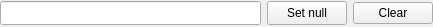
<?xml version="1.0" encoding="UTF-8"?>
<ui version="4.0">
 <class>TextValueInput</class>
 <widget class="QWidget" name="TextValueInput">
  <property name="geometry">
   <rect>
    <x>0</x>
    <y>0</y>
    <width>433</width>
    <height>27</height>
   </rect>
  </property>
  <property name="windowTitle">
   <string>Form</string>
  </property>
  <layout class="QHBoxLayout" name="horizontalLayout">
   <property name="leftMargin">
    <number>0</number>
   </property>
   <property name="topMargin">
    <number>0</number>
   </property>
   <property name="rightMargin">
    <number>0</number>
   </property>
   <property name="bottomMargin">
    <number>0</number>
   </property>
   <item>
    <widget class="QLineEdit" name="valueLineEdit">
     <property name="minimumSize">
      <size>
       <width>0</width>
       <height>24</height>
      </size>
     </property>
     <property name="maximumSize">
      <size>
       <width>16777215</width>
       <height>24</height>
      </size>
     </property>
    </widget>
   </item>
   <item>
    <widget class="QPushButton" name="nullButton">
     <property name="minimumSize">
      <size>
       <width>0</width>
       <height>24</height>
      </size>
     </property>
     <property name="maximumSize">
      <size>
       <width>16777215</width>
       <height>24</height>
      </size>
     </property>
     <property name="text">
      <string>Set null</string>
     </property>
    </widget>
   </item>
   <item>
    <widget class="QPushButton" name="deleteButton">
     <property name="text">
      <string>Clear</string>
     </property>
    </widget>
   </item>
  </layout>
 </widget>
 <resources/>
 <connections/>
</ui>
